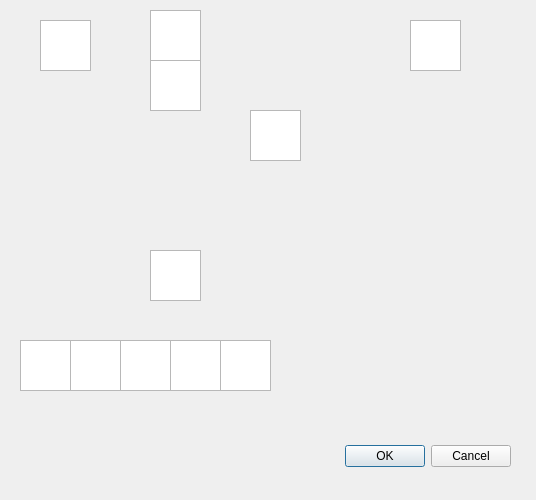
<?xml version="1.0" encoding="UTF-8"?>
<ui version="4.0">
 <class>Hero_Dialog</class>
 <widget class="QDialog" name="Hero_Dialog">
  <property name="geometry">
   <rect>
    <x>0</x>
    <y>0</y>
    <width>536</width>
    <height>500</height>
   </rect>
  </property>
  <property name="windowTitle">
   <string>Dialog</string>
  </property>
  <widget class="QDialogButtonBox" name="buttonBox">
   <property name="geometry">
    <rect>
     <x>170</x>
     <y>440</y>
     <width>341</width>
     <height>32</height>
    </rect>
   </property>
   <property name="orientation">
    <enum>Qt::Horizontal</enum>
   </property>
   <property name="standardButtons">
    <set>QDialogButtonBox::Cancel|QDialogButtonBox::Ok</set>
   </property>
  </widget>
  <widget class="QGraphicsView" name="gv_HeroHead">
   <property name="geometry">
    <rect>
     <x>150</x>
     <y>10</y>
     <width>51</width>
     <height>51</height>
    </rect>
   </property>
  </widget>
  <widget class="QGraphicsView" name="gv_HeroTorso">
   <property name="geometry">
    <rect>
     <x>150</x>
     <y>60</y>
     <width>51</width>
     <height>51</height>
    </rect>
   </property>
  </widget>
  <widget class="QGraphicsView" name="gv_HeroSword">
   <property name="geometry">
    <rect>
     <x>40</x>
     <y>20</y>
     <width>51</width>
     <height>51</height>
    </rect>
   </property>
  </widget>
  <widget class="QGraphicsView" name="gv_HeroShield">
   <property name="geometry">
    <rect>
     <x>250</x>
     <y>110</y>
     <width>51</width>
     <height>51</height>
    </rect>
   </property>
  </widget>
  <widget class="QGraphicsView" name="gv_HeroLegs">
   <property name="geometry">
    <rect>
     <x>150</x>
     <y>250</y>
     <width>51</width>
     <height>51</height>
    </rect>
   </property>
  </widget>
  <widget class="QGraphicsView" name="gv_HeroBackpack">
   <property name="geometry">
    <rect>
     <x>20</x>
     <y>340</y>
     <width>51</width>
     <height>51</height>
    </rect>
   </property>
  </widget>
  <widget class="QGraphicsView" name="gv_HeroBackpack_2">
   <property name="geometry">
    <rect>
     <x>70</x>
     <y>340</y>
     <width>51</width>
     <height>51</height>
    </rect>
   </property>
  </widget>
  <widget class="QGraphicsView" name="gv_HeroBackpack_3">
   <property name="geometry">
    <rect>
     <x>120</x>
     <y>340</y>
     <width>51</width>
     <height>51</height>
    </rect>
   </property>
  </widget>
  <widget class="QGraphicsView" name="gv_HeroBackpack_4">
   <property name="geometry">
    <rect>
     <x>170</x>
     <y>340</y>
     <width>51</width>
     <height>51</height>
    </rect>
   </property>
  </widget>
  <widget class="QGraphicsView" name="gv_HeroBackpack_5">
   <property name="geometry">
    <rect>
     <x>220</x>
     <y>340</y>
     <width>51</width>
     <height>51</height>
    </rect>
   </property>
  </widget>
  <widget class="QGraphicsView" name="gv_HeroPotion">
   <property name="geometry">
    <rect>
     <x>410</x>
     <y>20</y>
     <width>51</width>
     <height>51</height>
    </rect>
   </property>
  </widget>
 </widget>
 <resources/>
 <connections>
  <connection>
   <sender>buttonBox</sender>
   <signal>accepted()</signal>
   <receiver>Hero_Dialog</receiver>
   <slot>accept()</slot>
   <hints>
    <hint type="sourcelabel">
     <x>248</x>
     <y>254</y>
    </hint>
    <hint type="destinationlabel">
     <x>157</x>
     <y>274</y>
    </hint>
   </hints>
  </connection>
  <connection>
   <sender>buttonBox</sender>
   <signal>rejected()</signal>
   <receiver>Hero_Dialog</receiver>
   <slot>reject()</slot>
   <hints>
    <hint type="sourcelabel">
     <x>316</x>
     <y>260</y>
    </hint>
    <hint type="destinationlabel">
     <x>286</x>
     <y>274</y>
    </hint>
   </hints>
  </connection>
 </connections>
</ui>
